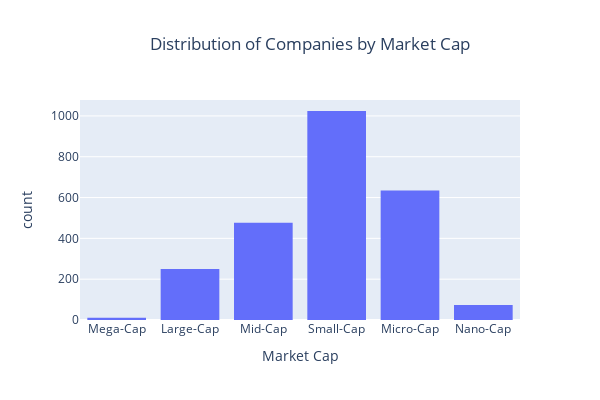

The cell this chart's notebook holds for it:
### Markdown cell above
### Market Cap

### Code cell
plot_categorical_dist('Market Cap')

### Figure 1 — Plotly figure (JSON) as saved in the notebook; plotly's stock layout.template omitted (floating-point values rounded to 4 significant figures; data arrays with more than 128 entries replaced by an {"elided": "..."} marker saying what was removed)
{"data": [{"bingroup": "x", "histfunc": "count", "hovertemplate": "Market Cap=%{x}<br>count=%{y}<extra></extra>", "legendgroup": "", "marker": {"color": "#636efa", "pattern": {"shape": ""}}, "name": "", "orientation": "v", "showlegend": false, "type": "histogram", "x": {"elided": "2470 str values"}, "xaxis": "x", "y": {"elided": "2470 str values"}, "yaxis": "y"}], "layout": {"barmode": "relative", "height": 400, "legend": {"tracegroupgap": 0}, "title": {"pad": {"l": 120}, "text": "Distribution of Companies by Market Cap"}, "width": 600, "xaxis": {"anchor": "y", "domain": [0, 1], "title": {"text": "Market Cap"}}, "yaxis": {"anchor": "x", "domain": [0, 1], "title": {"text": "count"}}}}
